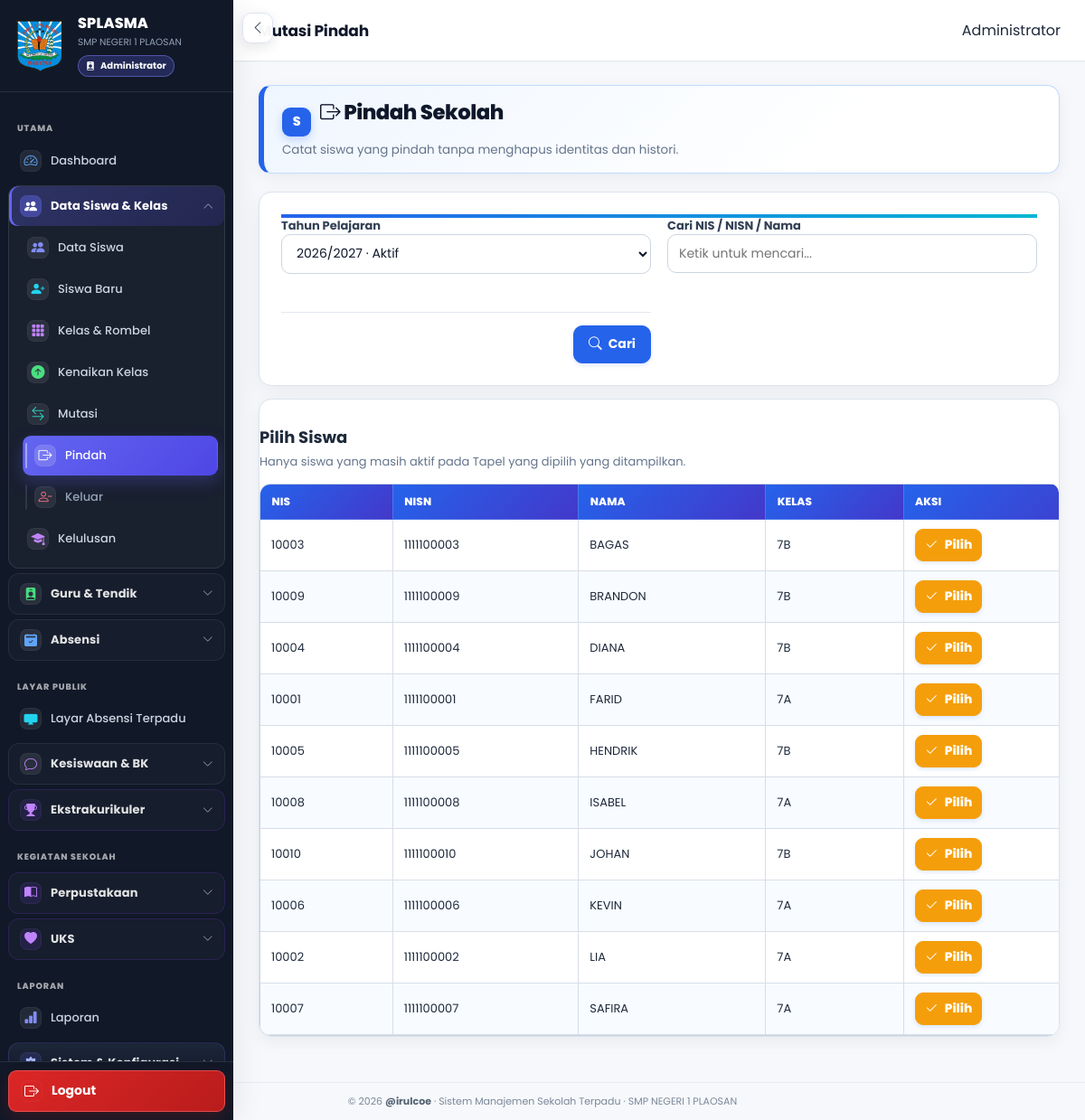
Page /siswa/mutasi/pindah.php (signed in) on the committed database.
### tables this page shows
CREATE TABLE `profil_sekolah` (
  `id` bigint(20) UNSIGNED NOT NULL,
  `nama_sekolah` varchar(200) NOT NULL,
  `npsn` varchar(30) DEFAULT NULL,
  `nss` varchar(30) DEFAULT NULL,
  `jenjang` varchar(50) DEFAULT NULL,
  `status_sekolah` varchar(50) DEFAULT NULL,
  `alamat` text DEFAULT NULL,
  `desa` varchar(100) DEFAULT NULL,
  `kecamatan` varchar(100) DEFAULT NULL,
  `kabupaten` varchar(100) DEFAULT NULL,
  `provinsi` varchar(100) DEFAULT NULL,
  `kode_pos` varchar(10) DEFAULT NULL,
  `telepon` varchar(50) DEFAULT NULL,
  `email` varchar(150) DEFAULT NULL,
  `website` varchar(200) DEFAULT NULL,
  `logo` varchar(255) DEFAULT NULL,
  `foto` varchar(255) DEFAULT NULL,
  `nama_kepala` varchar(200) DEFAULT NULL,
  `nip_kepala` varchar(50) DEFAULT NULL,
  `created_at` timestamp NULL DEFAULT current_timestamp(),
  `updated_at` timestamp NULL DEFAULT current_timestamp() ON UPDATE current_timestamp()
);

CREATE TABLE `siswa` (
  `id` bigint(20) UNSIGNED NOT NULL,
  `nis` varchar(30) NOT NULL,
  `nisn` varchar(30) DEFAULT NULL,
  `nama` varchar(150) NOT NULL,
  `jk` enum('L','P') DEFAULT NULL,
  `no_hp` varchar(30) DEFAULT NULL,
  `kode_qr` varchar(50) NOT NULL,
  `status` enum('aktif','lulus','pindah','keluar','nonaktif') NOT NULL DEFAULT 'aktif',
  `created_at` timestamp NULL DEFAULT current_timestamp(),
  `updated_at` timestamp NULL DEFAULT current_timestamp() ON UPDATE current_timestamp()
);

CREATE TABLE `master_kelas` (
  `id` bigint(20) UNSIGNED NOT NULL,
  `nama` varchar(20) NOT NULL,
  `tingkat` tinyint(3) UNSIGNED NOT NULL,
  `urutan` int(11) NOT NULL DEFAULT 0,
  `aktif` tinyint(1) NOT NULL DEFAULT 1,
  `created_at` timestamp NULL DEFAULT current_timestamp(),
  `updated_at` timestamp NULL DEFAULT current_timestamp() ON UPDATE current_timestamp()
);

### siswa/mutasi/pindah.php (the view, shortened to what the rows shown need)
<?php
require_once __DIR__ . '/../_helper.php';
$activeYear=$pdo->query("SELECT id,nama FROM tahun_pelajaran WHERE aktif=1 ORDER BY id DESC LIMIT 1")->fetch() ?: null;
$yearId=(int)($_GET['tahun_pelajaran_id']??$_POST['tahun_pelajaran_id']??($activeYear['id']??0));
$selected=null;
$list=[];
if($selected===null){
    $sql="SELECT s.id,s.nis,s.nisn,s.nama,mk.nama nama_kelas FROM siswa s JOIN siswa_kelas sk ON sk.siswa_id=s.id AND sk.tahun_pelajaran_id=? AND sk.status='aktif' LEFT JOIN master_kelas mk ON mk.id=sk.kelas_id WHERE s.status='aktif'";$params=[$yearId];
    $sql.=" ORDER BY s.nama LIMIT 100";$st=$pdo->prepare($sql);$st->execute($params);$list=$st->fetchAll();
}
$page_title='Mutasi Pindah';require_once __DIR__.'/../../layouts/header.php';require_once __DIR__.'/../../layouts/sidebar.php';
?>
<main class="main"><header class="topbar"><div class="topbar-title">Mutasi Pindah</div><div class="topbar-user"><?=e(user_name())?></div></header><section class="content mutasi-subpage">
<div class="page-header"><div><h1><i class="bi bi-box-arrow-right"></i> Pindah Sekolah</h1><p>Catat siswa yang pindah tanpa menghapus identitas dan histori.</p></div></div>
<?php if($selected): ?><div class="form-card"><div class="section-title"><div><h2>Konfirmasi Siswa</h2><p><?=e($selected['nama'])?> · NIS <?=e($selected['nis'])?></p></div></div><div class="detail-grid"><div><small>Nama</small><strong><?=e($selected['nama'])?></strong></div><div><small>NISN</small><strong><?=e((string)($selected['nisn']??'-'))?></strong></div><div><small>Kelas</small><strong><?=e((string)($selected['nama_kelas']??'-'))?></strong></div><div><small>Tapel</small><strong><?=e((string)($selected['tahun_nama']??'-'))?></strong></div></div><form method="post" onsubmit="return confirm('Proses siswa ini sebagai PINDAH? Data tidak akan dihapus.')" style="margin-top:20px"><?=csrf_field()?><input type="hidden" name="siswa_id" value="<?=$selected['id']?>"><input type="hidden" name="tahun_pelajaran_id" value="<?=$yearId?>"><div class="form-grid"><label>Tanggal Pindah *<input class="form-control" type="date" name="tanggal_status" value="<?=e(date('Y-m-d'))?>" required></label><label>Sekolah Tujuan *<input class="form-control" name="tujuan" required placeholder="Contoh: SMP Negeri 2 Plaosan"></label><label style="grid-column:1/-1">Keterangan<textarea class="form-control" name="keterangan" rows="3" placeholder="Alasan atau catatan tambahan..."></textarea></label></div><div class="form-actions"><a class="btn btn-secondary" href="<?=BASE_URL?>siswa/mutasi/pindah.php?tahun_pelajaran_id=<?=$yearId?>">Batal</a><button class="btn btn-primary"><i class="bi bi-check2-circle"></i> Proses Pindah</button></div></form></div><?php else: ?><div class="dashboard-table-card"><div class="section-title"><div><h2>Pilih Siswa</h2><p>Hanya siswa yang masih aktif pada Tapel yang dipilih yang ditampilkan.</p></div></div><div class="table-responsive"><table class="data-table"><thead><tr><th>NIS</th><th>NISN</th><th>Nama</th><th>Kelas</th><th>Aksi</th></tr></thead><tbody><?php if(!$list):?><tr><td colspan="5" class="empty-state">Siswa aktif tidak ditemukan.</td></tr><?php else:foreach($list as $r):?><tr><td><?=e($r['nis'])?></td><td><?=e((string)($r['nisn']??'-'))?></td><td><?=e($r['nama'])?></td><td><?=e((string)($r['nama_kelas']??'-'))?></td><td><a class="btn btn-primary btn-sm" href="<?=BASE_URL?>siswa/mutasi/pindah.php?tahun_pelajaran_id=<?=$yearId?>&siswa_id=<?=$r['id']?>"><i class="bi bi-check2"></i> Pilih</a></td></tr><?php endforeach;endif;?></tbody></table></div></div><?php endif; ?>
</section></main><?php require_once __DIR__ . '/../../layouts/footer.php'; ?>

### layouts/sidebar.php (shortened to what the rows shown need)
<?php $sidebar_role_class = 'sidebar-role-' . preg_replace('/[^a-z0-9_-]/i', '', (string)user_role()); ?>
<aside id="globalSidebar" class="sidebar <?= e($sidebar_role_class) ?>" aria-label="Navigasi utama">
    <div class="sidebar-brand">
        <?php if (!empty($school_profile['logo'])): ?>
            <img src="<?= e(school_logo_url($pdo)) ?>" alt="Logo Sekolah" class="sidebar-logo">
        <?php endif; ?>
        <div class="sidebar-brand-info">
            <div class="sidebar-brand-title">SPLASMA</div>
            <small><?= e($school_profile['nama_sekolah']) ?></small>
            <div class="sidebar-role-badge">
                <i class="bi bi-person-badge-fill" aria-hidden="true"></i>
                <span><?= e(sidebar_role_label()) ?></span>
            </div>
        </div>
    </div>
</aside>

### rows in the picture
profil_sekolah: logo (picture), nama_sekolah "SMP NEGERI 1 PLAOSAN"
siswa: nis "10003", nisn "1111100003", nama "BAGAS", master_kelas.nama "7B"
siswa: nis "10009", nisn "1111100009", nama "BRANDON", master_kelas.nama "7B"
siswa: nis "10004", nisn "1111100004", nama "DIANA", master_kelas.nama "7B"
siswa: nis "10001", nisn "1111100001", nama "FARID", master_kelas.nama "7A"
siswa: nis "10005", nisn "1111100005", nama "HENDRIK", master_kelas.nama "7B"
siswa: nis "10008", nisn "1111100008", nama "ISABEL", master_kelas.nama "7A"
siswa: nis "10010", nisn "1111100010", nama "JOHAN", master_kelas.nama "7B"
siswa: nis "10006", nisn "1111100006", nama "KEVIN", master_kelas.nama "7A"
siswa: nis "10002", nisn "1111100002", nama "LIA", master_kelas.nama "7A"
siswa: nis "10007", nisn "1111100007", nama "SAFIRA", master_kelas.nama "7A"

### other values in the picture
sidebar_role_label() "Administrator"
$label "Dashboard Data Siswa Siswa Baru Kelas & Rombel Kenaikan Kelas Mutasi Pindah Keluar Kelulusan Layar Absensi Terpadu Laporan"
user_name() "Administrator"
APP_NAME "Sistem Manajemen Sekolah Terpadu"
NAMA_SEKOLAH "SMP NEGERI 1 PLAOSAN"
form field tahun_pelajaran_id "2026/2027 · Aktif"
